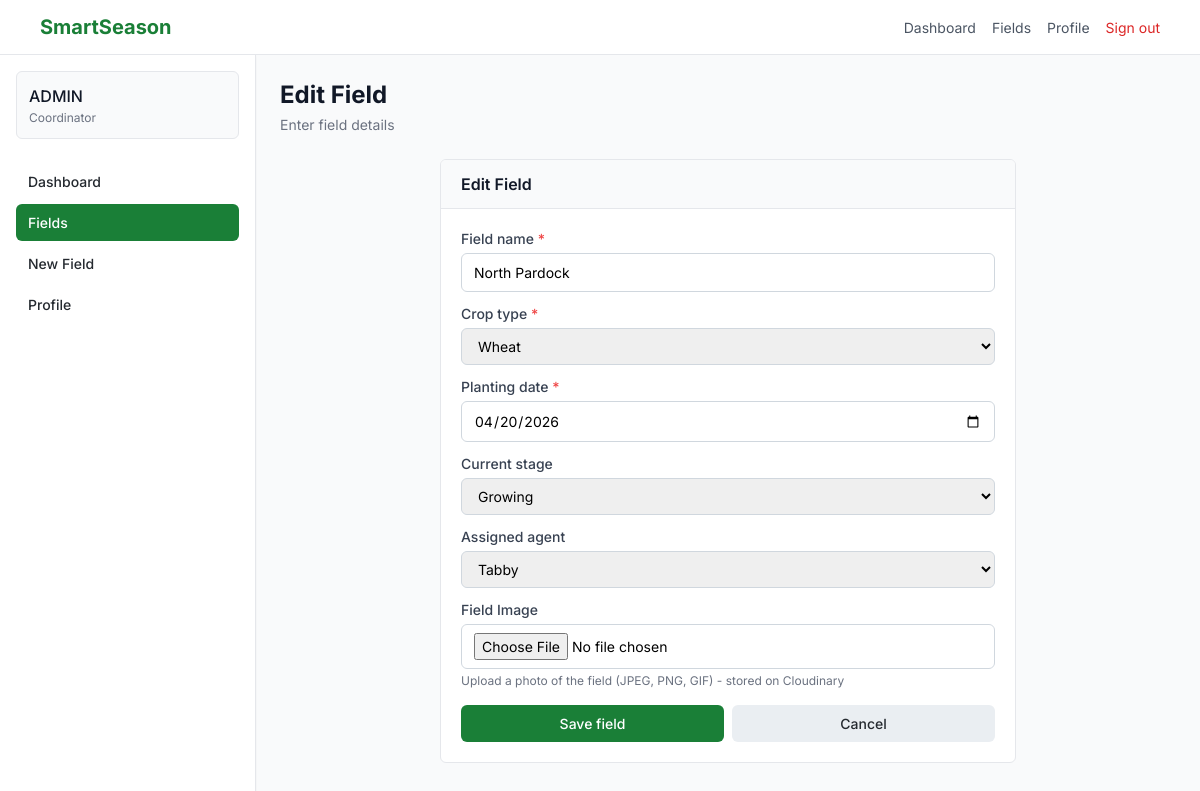
Screenshot of /fields/1/edit/ (signed in) with the database file from the repository.
### fields/models.py (models this page shows, shortened)
class Field(models.Model):
    CROP_TYPES = [
        ('corn', 'Corn'),
        ('wheat', 'Wheat'),
        ('soybean', 'Soybean'),
        ('rice', 'Rice'),
        ('cotton', 'Cotton'),
        ('other', 'Other'),
    ]
    STAGE_CHOICES = [
        ('planted', 'Planted'),
        ('growing', 'Growing'),
        ('ready', 'Ready'),
        ('harvested', 'Harvested'),
    ]
    name = models.CharField(max_length=100)
    crop_type = models.CharField(max_length=20, choices=CROP_TYPES)
    planting_date = models.DateField()
    current_stage = models.CharField(max_length=20, choices=STAGE_CHOICES, default='planted')
    assigned_agent = models.ForeignKey(User, on_delete=models.SET_NULL, null=True, blank=True, related_name='assigned_fields')
    created_by = models.ForeignKey(User, on_delete=models.CASCADE, related_name='created_fields')
    created_at = models.DateTimeField(auto_now_add=True)
    updated_at = models.DateTimeField(auto_now=True)
    image = CloudinaryField(
        'image',
        folder='field_images/',
        blank=True,
        null=True,
        help_text="Upload a photo of the field"
    )

### fields/views.py (the view)
# urls.py: path('<int:pk>/edit/', views.field_edit, name='field_edit'),
@login_required
@user_passes_test(is_admin)
def field_edit(request, pk):
    field = get_object_or_404(Field, pk=pk)
    if request.method == 'POST':
        form = FieldForm(request.POST, request.FILES, instance=field)
        if form.is_valid():
            form.save()
            messages.success(request, 'Field updated successfully!')
            return redirect('fields:field_detail', pk=field.pk)
    else:
        form = FieldForm(instance=field)
    return render(request, 'fields/form.html', {'form': form, 'title': 'Edit Field'})

### fields/forms.py
class FieldForm(forms.ModelForm):
    class Meta:
        model = Field
        fields = ['name', 'crop_type', 'planting_date', 'current_stage', 'assigned_agent', 'image']
        widgets = {
            'planting_date': forms.DateInput(attrs={'type': 'date', 'class': 'form-input'}),
            'name': forms.TextInput(attrs={'class': 'form-input'}),
            'crop_type': forms.Select(attrs={'class': 'form-input'}),
            'current_stage': forms.Select(attrs={'class': 'form-input'}),
            'assigned_agent': forms.Select(attrs={'class': 'form-input'}),
            'image': forms.ClearableFileInput(attrs={'class': 'form-input', 'accept': 'image/*'}),
        }
    def __init__(self, *args, **kwargs):
        super().__init__(*args, **kwargs)
        self.fields['assigned_agent'].queryset = User.objects.filter(groups__name='Field Agent')
        self.fields['assigned_agent'].required = False
        self.fields['assigned_agent'].empty_label = "Unassigned"
        self.fields['image'].required = False

### fields/views.py (called while the page is built)
def is_admin(user):
    return user.is_superuser or user.groups.filter(name='Admin').exists()

### templates/fields/form.html (shortened to what this page needs)
{% extends 'base.html' %}
{% load static %}
{% block page_title %}{{ title }}{% endblock %}
{% block page_subtitle %}Enter field details{% endblock %}
{% block content %}
<div class="max-w-xl mx-auto">
    <div class="bg-white border border-gray-200 rounded-md overflow-hidden">
        <div class="px-5 py-3 bg-gray-50 border-b border-gray-200">
            <h2 class="font-semibold text-gray-900">{{ title }}</h2>
        </div>
        <div class="p-5">
            <form method="post" enctype="multipart/form-data">
                <div class="mb-3">
                    <label class="block text-sm font-medium text-gray-700 mb-1">Field name <span class="text-red-500">*</span></label>
                    <input type="text" name="name" value="{{ form.name.value|default:'' }}" required class="form-input">
                </div>
                <div class="mb-3">
                    <label class="block text-sm font-medium text-gray-700 mb-1">Crop type <span class="text-red-500">*</span></label>
                    <select name="crop_type" class="form-input">
                        {% for value, label in form.crop_type.field.choices %}
                        <option value="{{ value }}" {% if form.crop_type.value == value %}selected{% endif %}>{{ label }}</option>
                        {% endfor %}
                    </select>
                </div>
                <div class="mb-3">
                    <label class="block text-sm font-medium text-gray-700 mb-1">Planting date <span class="text-red-500">*</span></label>
                    <input type="date" name="planting_date" value="{{ form.planting_date.value|date:'Y-m-d'|default:'' }}" required class="form-input">
                </div>
                <div class="mb-3">
                    <label class="block text-sm font-medium text-gray-700 mb-1">Current stage</label>
                    <select name="current_stage" class="form-input">
                        {% for value, label in form.current_stage.field.choices %}
                        <option value="{{ value }}" {% if form.current_stage.value == value %}selected{% endif %}>{{ label }}</option>
                        {% endfor %}
                    </select>
                </div>
                <div class="mb-3">
                    <label class="block text-sm font-medium text-gray-700 mb-1">Assigned agent</label>
                    <select name="assigned_agent" class="form-input">
                        {% for agent in form.assigned_agent.field.queryset %}
                        <option value="{{ agent.id }}" {% if form.assigned_agent.value == agent.id %}selected{% endif %}>{{ agent.username }}</option>
                        {% endfor %}
                    </select>
                </div>
                <div class="mb-4">
                    <label class="block text-sm font-medium text-gray-700 mb-1">Field Image</label>
                    <input type="file" name="image" accept="image/*" class="form-input">
                    <p class="text-xs text-gray-500 mt-1">Upload a photo of the field (JPEG, PNG, GIF) - stored on Cloudinary</p>
                </div>
                <div class="flex gap-2">
                    <button type="submit" class="btn-primary flex-1 text-center">Save field</button>
                    <a href="{% url 'fields:field_list' %}" class="btn-secondary flex-1 text-center">Cancel</a>
                </div>
            </form>
        </div>
    </div>
</div>
{% endblock %}

### templates/base.html (shortened to what this page needs)
<!DOCTYPE html>
<html lang="en">
<head>
    <script src="https://cdn.tailwindcss.com"></script>
</head>
<body class="bg-gray-50">
    <nav style="background-color: white; border-bottom: 1px solid #e5e7eb; position: sticky; top: 0; z-index: 50;">
        <div style="max-width: 72rem; margin: 0 auto; padding: 0.75rem 1rem; display: flex; justify-content: space-between; align-items: center;">
            <a href="/" style="font-weight: bold; font-size: 1.25rem; color: #1a7f37; text-decoration: none;">SmartSeason</a>
            <div style="display: flex; gap: 1rem; align-items: center;">
                {% if user.is_authenticated %}
                    <a href="/dashboard/" style="color: #4b5563; text-decoration: none; font-size: 0.875rem;">Dashboard</a>
                    <a href="/fields/" style="color: #4b5563; text-decoration: none; font-size: 0.875rem;">Fields</a>
                    <a href="/accounts/profile/" style="color: #4b5563; text-decoration: none; font-size: 0.875rem;">Profile</a>
                    <a href="{% url 'account_logout' %}" style="color: #dc2626; text-decoration: none; font-size: 0.875rem;">Sign out</a>
                {% endif %}
            </div>
        </div>
    </nav>
    {% if user.is_authenticated %}
    <div class="flex min-h-screen">
        <aside id="sidebar" class="sidebar-mobile md:translate-x-0 w-64 bg-white border-r border-gray-200 shadow-sm overflow-y-auto fixed md:relative inset-y-0 left-0">
            <div class="p-4">
                <div class="mb-6 p-3 bg-gray-50 rounded-md border border-gray-200">
                    <div class="font-medium text-gray-900">{{ user.get_full_name|default:user.username }}</div>
                    <div class="text-xs text-gray-500 mt-0.5">
                        {% if user.is_superuser or user.groups.all.0.name == 'Admin' %}
                            Coordinator
                        {% elif user.groups.all.0.name == 'Field Agent' %}
                            Field Agent
                        {% else %}
                            User
                        {% endif %}
                    </div>
                </div>
                <nav class="space-y-1">
                    <a href="/dashboard/" class="sidebar-item {% if request.path == '/dashboard/' %}active{% endif %}">Dashboard</a>
                    <a href="/fields/" class="sidebar-item {% if '/fields/' in request.path and '/fields/create/' not in request.path %}active{% endif %}">Fields</a>
                    {% if user.is_superuser or user.groups.all.0.name == 'Admin' %}
                    <a href="/fields/create/" class="sidebar-item">New Field</a>
                    {% endif %}
                    <a href="/accounts/profile/" class="sidebar-item {% if '/profile/' in request.path %}active{% endif %}">Profile</a>
                </nav>
            </div>
        </aside>
        <main class="flex-1 overflow-y-auto w-full">
            <div class="p-4 md:p-6">
                <div class="mb-6">
                    <h1 class="text-2xl font-bold text-gray-900">{% block page_title %}Dashboard{% endblock %}</h1>
                    <p class="text-gray-500 text-sm mt-1">{% block page_subtitle %}Welcome back, {{ user.get_full_name|default:user.username }}{% endblock %}</p>
                </div>
                {% block content %}{% endblock %}
            </div>
        </main>
    </div>
    {% else %}
        {% block auth_content %}{% endblock %}
    {% endif %}
</body>
</html>

### templates/base.html (style rules this page uses)
* { font-family: 'Inter', sans-serif; }
.sidebar-item { display: block; padding: 0.5rem 0.75rem; border-radius: 0.375rem; color: #24292f; font-size: 0.875rem; font-weight: 500; text-decoration: none; transition: all 0.2s; }
.sidebar-item.active { background-color: #1a7f37; color: white; }
.btn-primary { background-color: #1a7f37; color: white; padding: 0.5rem 1rem; border-radius: 0.375rem; font-size: 0.875rem; font-weight: 500; border: none; cursor: pointer; text-decoration: none; display: inline-block; }
.btn-secondary { background-color: #eaeef2; color: #24292f; padding: 0.5rem 1rem; border-radius: 0.375rem; font-size: 0.875rem; font-weight: 500; border: none; cursor: pointer; text-decoration: none; display: inline-block; }
.form-input { width: 100%; padding: 0.5rem 0.75rem; border: 1px solid #d0d7de; border-radius: 0.375rem; font-size: 0.875rem; }

### rows the page displays
Field: name "North Pardock", crop_type "Wheat", planting_date "04/20/2026", current_stage "Growing"

### other values shown
{{ user.get_full_name|default:user.username }} "ADMIN"
{{ title }} "Edit Field"
form field assigned_agent "Tabby"
